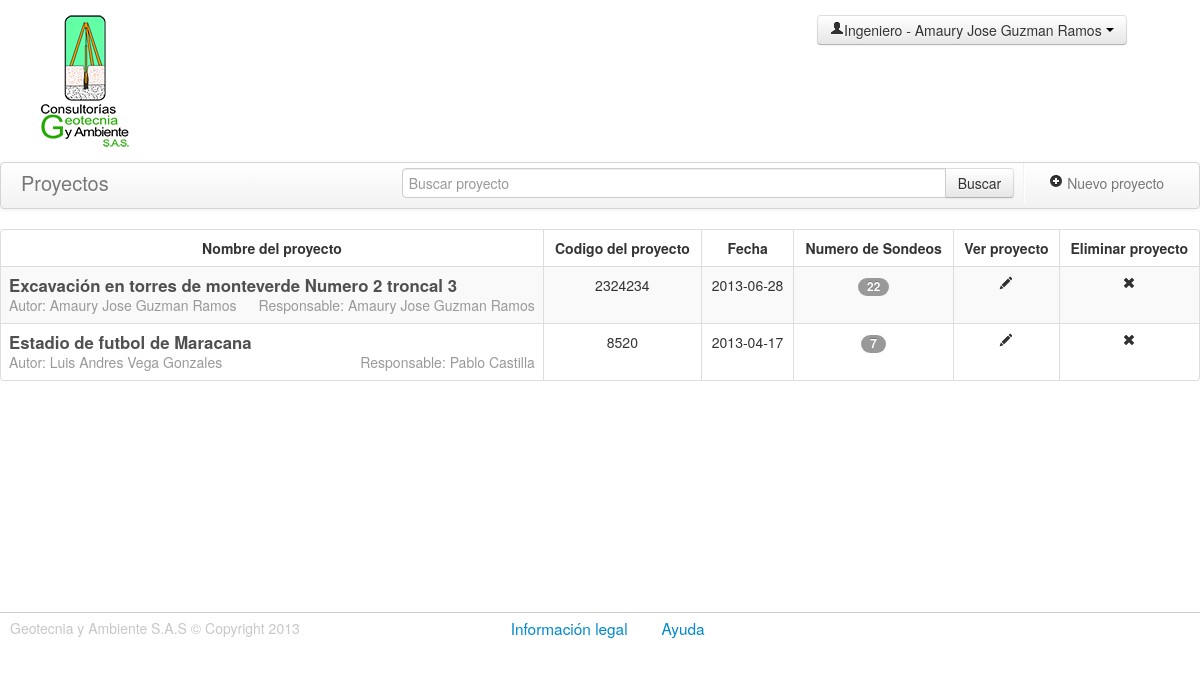
The app's page /proyectos.php (signed in) with its own data.
### tables this page shows
CREATE TABLE IF NOT EXISTS `usuarios` (
  `id_usuario` int(30) NOT NULL AUTO_INCREMENT COMMENT 'Id del usuario',
  `cedula` int(30) NOT NULL COMMENT 'Cedula de los usuarios del sistema\r\n',
  `nombres` varchar(100) NOT NULL COMMENT 'Nombres del usuario',
  `apellidos` varchar(100) NOT NULL COMMENT 'Apellidos usuario',
  `tipo` varchar(100) NOT NULL COMMENT 'Tipo de usuario: Laboratorista , Ingeniero , Administrador.',
  `nombre_usuario` varchar(100) NOT NULL COMMENT 'Nombre de usuario',
  `password` varchar(50) NOT NULL COMMENT 'Contraseña',
  `estado` int(11) NOT NULL,
  PRIMARY KEY (`id_usuario`),
  UNIQUE KEY `cedula` (`cedula`)
);

CREATE TABLE IF NOT EXISTS `proyectos` (
  `id_proyecto` int(30) NOT NULL AUTO_INCREMENT COMMENT 'Id del proyecto\r\n',
  `codigo_proyecto` int(30) NOT NULL COMMENT 'Codigo unico de proyecto',
  `nombre_proyecto` varchar(200) DEFAULT NULL COMMENT 'Nombre del proyecto',
  `lugar` varchar(200) DEFAULT NULL COMMENT 'Lugar donde se realiza el proyecto\r\n',
  `contratista` varchar(100) DEFAULT NULL COMMENT 'Nombre del contratista\r\n',
  `fecha` date NOT NULL COMMENT 'Fecha del proyecto\r\n',
  `fk_id_autor` int(11) NOT NULL,
  `fk_id_responsable` int(19) NOT NULL,
  `estado` int(11) NOT NULL DEFAULT '1',
  PRIMARY KEY (`id_proyecto`),
  UNIQUE KEY `codigo_proyecto` (`codigo_proyecto`),
  KEY `fk_id_autor` (`fk_id_autor`),
  KEY `fk_id_responsable` (`fk_id_responsable`)
);

### includes/usuarios.php (called while the page is built, shortened)
<?php
class usuarios extends DataBase {
	function getUsuariosProyectos() {
		$retorno = false;
		$sql = "SELECT * FROM usuarios where tipo='Ingeniero' ";
		$respuesta = $this->query($sql);
		if ( $respuesta ) {
			$matriz = array();
			while ( $fila = $respuesta->fetch_object() ) {
				$matriz[] = $fila;
			}
			$retorno = $matriz;
		}
		return $retorno;
	}
}
?>

### includes/proyectos.php (called while the page is built, shortened)
<?php
class proyectos extends DataBase {
	function getDatosProyectos( $busqueda = '' ) {
		$retorno = false;
		$sql = "SELECT
					  p.id_proyecto,
					  p.codigo_proyecto,
					  p.nombre_proyecto,
					  p.lugar,
					  p.contratista,
					  p.fecha,
					  p.fk_id_autor,
					  u.Nombres as nombres_autor,
					  u.apellidos as apellidos_autor,
					  p.fk_id_responsable,
					  r.Nombres as nombres_responsable,
					  r.apellidos as apellidos_responsable,
					  (SELECT count(*) FROM sondeos WHERE fk_idproyecto=p.id_proyecto ) AS cantidad
  				FROM
 					  proyectos p,usuarios u,usuarios r
  				where
  				      p.fk_id_autor=u.id_usuario and p.fk_id_responsable=r.id_usuario and p.estado='1'";
		$respuesta = $this->query($sql);
		if ( $respuesta ) {
			$matriz = array();
			while ( $fila = $respuesta->fetch_object() ) {
				$matriz[] = $fila;
			}
			$retorno = $matriz;
		}
		return $retorno;
	}
}
?>

### proyectos.php (the view, shortened to what this page needs)
<?php
  require_once('includes/proyectos.php');
  require_once('includes/usuarios.php');
  $data=$_SESSION['usuario'];
  $usuariosClass = new usuarios();
  $proyectosClass = new proyectos();
  if(isset($_GET['busqueda'])){
    $proyectos = $proyectosClass->getDatosProyectos($_GET['busqueda']);
  }
  else{
    $proyectos = $proyectosClass->getDatosProyectos();
  }
  $usuarios = $usuariosClass->getUsuariosProyectos();
?>
<!DOCTYPE html>
<html class="no-js">
  <head>
    <link rel="stylesheet" href="assets/css/bootstrap.css">
    <link rel="stylesheet" href="assets/css/base.css">
    <link rel="stylesheet" href="assets/css/proyectos.css">
    <link rel="stylesheet" href="http://code.jquery.com/ui/1.10.1/themes/base/jquery-ui.css" />
  </head>
  <body>
    <div class="row-fluid header">
      <div class="span2">
        <a href="proyectos.php">
          <figure class="logo"></figure>
        </a>
      </div>
      <h3 class="span4 header-title"> </h3>
      <div class="btn-group span3 offset2 datos-perfil ">
        <a class="btn dropdown-toggle" data-toggle="dropdown" href="#">
          <span><i class="icon-user"></i><?php echo $data['tipo']." - ".$data['nombres']." ".$data['apellidos']; ?></span>
            <span class="caret"></span>
        </a>
      </div>
    </div>
    <div class="row-fluid cuerpo-proyectos">
      <div class="navbar">
        <div class="navbar-inner">
          <div class="container">
            <a class="brand" id="listar" href="proyectos.php" data-toggle="tooltip" title="Click listar todos los proyectos">Proyectos</a>
            <ul class="nav pull-right">
              <li class="divider-vertical"></li>
              <li>
                <a href="#Nuevoproyecto" role="button"  data-toggle="modal">
                  <i  class="icon-plus-sign"></i> Nuevo proyecto
                </a>
              </li>
            </ul>
            <form id="buscarProyecto" action="proyectos.php" class="navbar-form pull-right ">
              <div class="input-append  input-block-level">
                <input type="text" name='busqueda' placeholder="Buscar proyecto" class="input-xxlarge" >
                <button type="submit" class="btn" >Buscar</button>
              </div>
            </form>
          </div>
        </div>
      </div>
      <table id="proyectos" class="table table-hover table-striped table-bordered ">
        <thead>
          <tr>
            <th>Nombre del proyecto</th>
            <th>Codigo del proyecto</th>
            <th>Fecha</th>
            <th>Numero de Sondeos </th>
            <th>Ver proyecto</th>
            <?php if ( $data['tipo']=='Administrador' || $data['tipo']=='Ingeniero'  ) : ?>
              <th>Eliminar proyecto</th>
            <?php endif ?>
          </tr>
        </thead>
        <tbody>
          <?php if ( count( $proyectos ) ) : ?>
          <?php foreach ( $proyectos as $proyecto ) : ?>
          <tr>
            <td>
              <a  href="sondeos.php?idp=<?php echo $proyecto->id_proyecto; ?>"><span class="pull-left titulo-proyectos brand"><?php echo $proyecto->nombre_proyecto; ?></span></a>
              <br>
              <span class="muted pull-left">Autor: <?php echo $proyecto->nombres_autor.' '.$proyecto->apellidos_autor ?></span>
              <span class="muted pull-right">Responsable: <?php echo $proyecto->nombres_responsable.' '.$proyecto->apellidos_responsable ?></span>
            </td>
            <td><?php echo $proyecto->codigo_proyecto; ?></td>
            <td><?php echo $proyecto->fecha; ?></td>
            <td>
              <span class="badge"><?php echo $proyecto->cantidad; ?></span>
            </td>
            <td>
              <a href="sondeos.php?idp=<?php echo $proyecto->id_proyecto; ?>"><i class="icon-pencil"></i></a>
            </td>
            <?php if ( $data['tipo']=='Administrador' || $data['tipo']=='Ingeniero'  ) : ?>
              <td>
                <a class="eliminarProyecto" href="#"><i class="icon-remove"></i></a>
              </td>
            <?php endif ?>
          </tr>
          <?php endforeach; ?>
          <?php endif ?>
        </tbody>
      </table>
    </div>
    <div class="row-fluid footer ">
      <footer class="span12">
        <p class="copiright span4" >Geotecnia y Ambiente S.A.S &copy; Copyright 2013</p>
        <p class="span6 offset1">
          <a href="#legal" role="button" data-toggle="modal" class="links-footer">Información legal</a>
          <a href="#Ayuda" role="button" data-toggle="modal" class="links-footer">Ayuda</a>
        </p>
      </footer>
    </div>
  </body>
</html>

### assets/css/base.css (style rules this page uses)
.logo { background:url(../img/logo_geotecnia.png) no-repeat; height: 134px; width: 90px; transition:all 0.5s ease-in; }
.header { border-bottom: 1px solid #CCC }
.header-title { margin-top: 100px; font-family: 'Open Sans', sans-serif; font-weight: 500; }
.datos-perfil { margin-top: 15px; }
.copiright { color: #c7c7c7; padding-left: 10px; }
.footer { border-top: 1px solid #CCC; padding: 5px 0 0 0 ; }
a.links-footer { font-size: 1.1em; font-weight: 500; padding-right: 30px; transition:all 0.5s ease-in; }

### assets/css/proyectos.css (style rules this page uses)
.header { border-bottom: none; }
.table td { text-align: center; }
.table th { text-align: center; }
.titulo-proyectos { font-weight:600; font-size: 1.2em; color: #505050; }
.cuerpo-proyectos { min-height:450px; }

### records on screen
usuarios: tipo "Ingeniero", nombres "Amaury Jose", apellidos "Guzman Ramos"
proyectos: nombre_proyecto "Excavación en torres de monteverde Numero 2 troncal 3", fk_id_autor.nombres "Amaury Jose", fk_id_autor.apellidos "Guzman Ramos", codigo_proyecto "2324234", fecha "2013-06-28", cantidad "22"
proyectos: nombre_proyecto "Estadio de futbol de Maracana", fk_id_autor.nombres "Luis Andres", fk_id_autor.apellidos "Vega Gonzales", fk_id_responsable.nombres "Pablo", fk_id_responsable.apellidos "Castilla", codigo_proyecto "8520", fecha "2013-04-17", cantidad "7"
